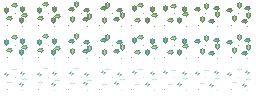
#> input picture Assets/Resources/Frontier/Art/CanopyWhispers.png, 256 x 96 px
$ python check_canopy_whispers.py
#> lines starting #> are read from the running program, lines starting #| are printed output that depends on the picture
#!/usr/bin/env python3
"""Check shipped non-tiled source-illustrated canopy motion + production wiring."""
from pathlib import Path
import runpy
from PIL import Image

ROOT=Path(__file__).resolve().parents[1]
ART=ROOT/'Assets/Resources/Frontier/Art/CanopyWhispers.png'

def validate(sheet):
    assert sheet.mode=='RGBA' and sheet.size==(256,96),'CANOPY_SOURCE_DIMENSIONS'
    frames=[sheet.crop((x*32,y*32,(x+1)*32,(y+1)*32))
            for y in range(3) for x in range(8)]
    assert len({frame.tobytes() for frame in frames})==24,'CANOPY_DUPLICATE_FRAME'
    for index,frame in enumerate(frames):
        alpha=frame.getchannel('A')
        pixels=sum(int(p>0) for p in alpha.getdata())
        assert 40<=pixels<=205,('CANOPY_EMPTY_OR_OPAQUE',index,pixels)
        bounds=alpha.getbbox()
        assert bounds and bounds[0]>=1 and bounds[1]>=1 and bounds[2]<=31 and bounds[3]<=31,('CANOPY_CLIPPED',index)
        assert len({p for p in frame.getdata() if p[3]>0})>=3,('CANOPY_FLAT_FILL',index)
    assert frames[0].getpixel((6,9))!=frames[8].getpixel((6,9)),'CANOPY_BIOME_PALETTE'
    return frames

def main():
    published=Image.open(ART).convert('RGBA')
#> published is the input picture: PIL image 256x96 RGBA; mean R, G, B, A 9.1, 14.9, 11.4, 21.8
    frames=validate(published)
#> in validate, `frames=[sheet.crop((x*32,y*32,(x+1)*32,(y+1)*32)) for y in range(3) fo..`: frames = 24 items
#> the loop in validate, `for index,frame in enumerate(frames):` made 24 passes
#> (pixels, bounds) on passes 1 to 12: (144, (4, 3, 28, 27)), (144, (5, 2, 29, 27)), (143, (4, 1, 28, 27)), (143, (3, 2, 29, 27)), (144, (3, 3, 30, 27)), (143, (3, 4, 29, 27)), (144, (2, 3, 28, 27)), (144, (2, 2, 27, 27)), (144, (4, 3, 28, 27)), (144, (5, 2, 29, 27)), (143, (4, 1, 28, 27)), (143, (3, 2, 29, 27))
#> pass 1, in validate, `alpha=frame.getchannel('A')`:
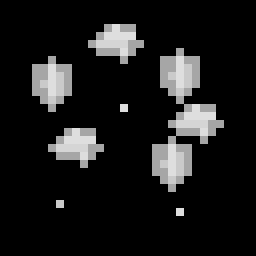
#> alpha: PIL image 32x32 L (shown 8 times larger); min 0, max 222, mean 26.2
#> pass 2, in validate, `alpha=frame.getchannel('A')`:
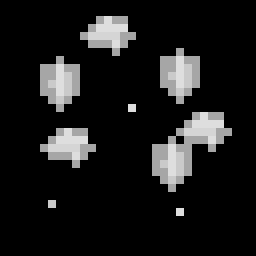
#> alpha: PIL image 32x32 L (shown 8 times larger); min 0, max 222, mean 26.2
#> pass 3, in validate, `alpha=frame.getchannel('A')`:
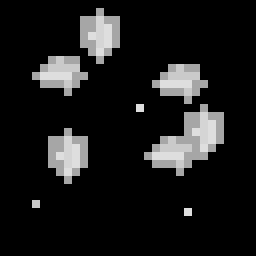
#> alpha: PIL image 32x32 L (shown 8 times larger); min 0, max 222, mean 26
#> frames = 24 items
#> (the run stopped early here; a loop or call above may not have finished)
